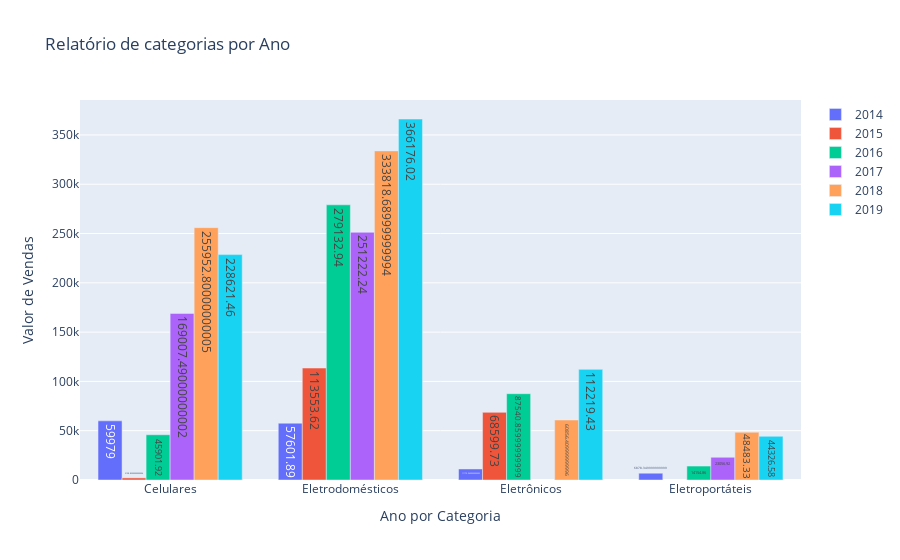

This figure's notebook cell:
### Code cell
# Relatório de categoria por Ano

dataset_original=pd.read_csv('Vendas.csv',sep=';',encoding='latin-1',decimal=",") #decimal converte a virgula em ponto

def somarx(unico):
    ab=0
    #print('somarx',vano,vcateg)
    datasetxx=dataset1.loc[dataset1['unico']==unico ]
    #datasetxx2=datasetxx.loc[datasetxx['Categoria']==vcateg]    
    ab=datasetxx['ValorVenda'].sum()
    #print(ab)
    #somavalor=float(ab[0])
    #somavalor=float(ab[0])
    return ab #somavalor


dataset1=dataset_original.copy() # dataset geral

dataset1['Data Venda']=pd.to_datetime(dataset1['Data Venda'],format='%d/%m/%Y') #Converter o campo em data


#dataset1['ano']=dt.datetime.strptime(dataset1['Data Venda'],'%Y')
dataset1['ano']=dataset1['Data Venda'].dt.year
dataset1['mes']=dataset1['Data Venda'].dt.month


dataset1 = dataset1.astype({'ano': str, 'mes': str})
dataset1['unico']=dataset1['ano']+dataset1['Categoria']


dataset_ano=dataset1.drop_duplicates(subset=['ano','Categoria'])

#Retira os duplicados
dataset_novo=dataset1.drop_duplicates(subset=['ano','Categoria'])


#Criar total de vendas de ano por categoria
dataset_novo['tot_vendas_ano_cat']=dataset_novo['unico'].apply(somarx)
dataset_novo1=dataset_novo.sort_values(['ano'])



ds = dataset_novo1['Categoria']
portfolios=dataset_novo1['ano'].unique().tolist()
statuses = dataset_novo1['Categoria'].unique().tolist()
print()
print(statuses)
print()

data=[]

for portfolio in portfolios:
    df_temp=dataset_novo1.loc[dataset_novo1['ano']==portfolio] #.copy()
    df1=df_temp # categorias por anos
    ds=df_temp['Categoria']
    count = df_temp['tot_vendas_ano_cat']
    status = df_temp['tot_vendas_ano_cat']
    status_df = pd.DataFrame({'Categoria': df_temp['Categoria'],'Valor':count})
    #status_df = pd.DataFrame({'ano':status.index,'percentage':status.values})
    trace1=go.Bar(x=status_df['Categoria'],y=status_df['Valor'],name=portfolio,text=status.values)
    data.append(trace1)
 
   
    del df_temp
    

layout = go.Layout(
    title='Relatório de categorias por Ano',
    barmode='group',
    xaxis=dict(title='Ano por Categoria'),yaxis=dict(title='Valor de Vendas'))

fig = go.Figure(data=data, layout=layout)
fig.show()

### Figure 1 — Plotly figure (JSON) as saved in the notebook; plotly's stock layout.template omitted (floating-point values rounded to 4 significant figures)
{"data": [{"name": "2014", "text": [59979, 57600.0, 11170.0, 6878.0], "type": "bar", "x": ["Celulares", "Eletrodomésticos", "Eletrônicos", "Eletroportáteis"], "y": [59979, 57600.0, 11170.0, 6878.0]}, {"name": "2015", "text": [113600.0, 68600.0, 2139.0], "type": "bar", "x": ["Eletrodomésticos", "Eletrônicos", "Celulares"], "y": [113600.0, 68600.0, 2139.0]}, {"name": "2016", "text": [14150.0, 45900.0, 279100.0, 87540.0], "type": "bar", "x": ["Eletroportáteis", "Celulares", "Eletrodomésticos", "Eletrônicos"], "y": [14150.0, 45900.0, 279100.0, 87540.0]}, {"name": "2017", "text": [251200.0, 23060.0, 169000.0], "type": "bar", "x": ["Eletrodomésticos", "Eletroportáteis", "Celulares"], "y": [251200.0, 23060.0, 169000.0]}, {"name": "2018", "text": [48480.0, 60860.0, 256000.0, 333800.0], "type": "bar", "x": ["Eletroportáteis", "Eletrônicos", "Celulares", "Eletrodomésticos"], "y": [48480.0, 60860.0, 256000.0, 333800.0]}, {"name": "2019", "text": [112200.0, 366200.0, 44330.0, 228600.0], "type": "bar", "x": ["Eletrônicos", "Eletrodomésticos", "Eletroportáteis", "Celulares"], "y": [112200.0, 366200.0, 44330.0, 228600.0]}], "layout": {"barmode": "group", "title": {"text": "Relatório de categorias por Ano"}, "xaxis": {"title": {"text": "Ano por Categoria"}}, "yaxis": {"title": {"text": "Valor de Vendas"}}}}
